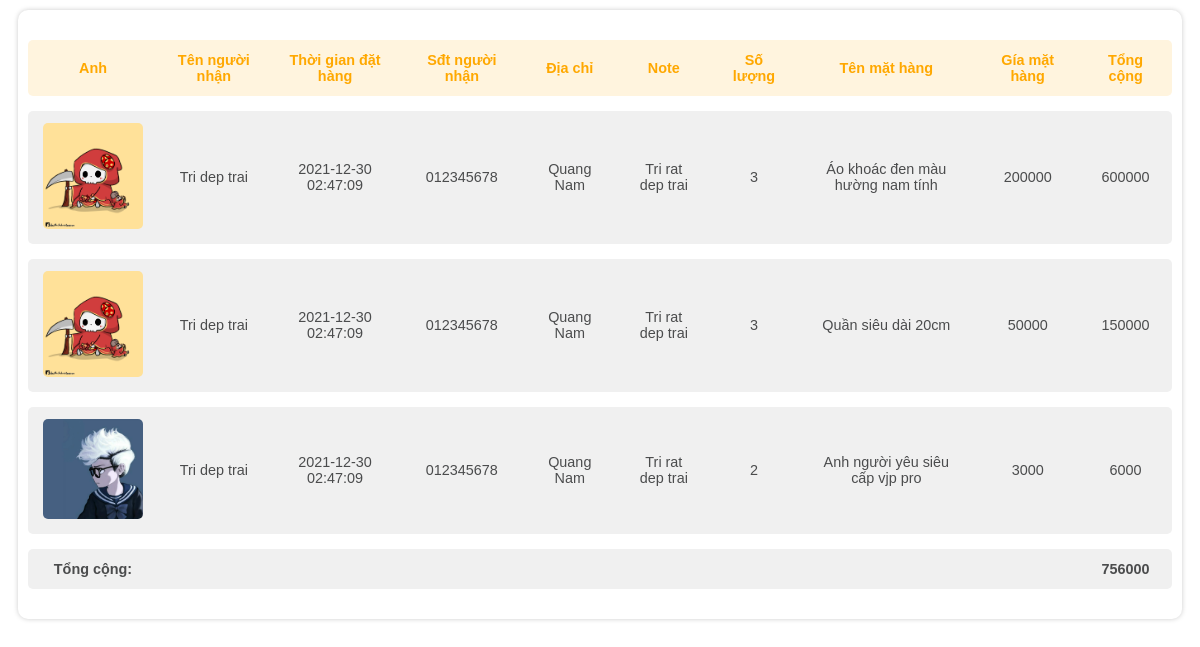
The app's page /Client/bill_detail_content.php?bill_detail=1, older data.
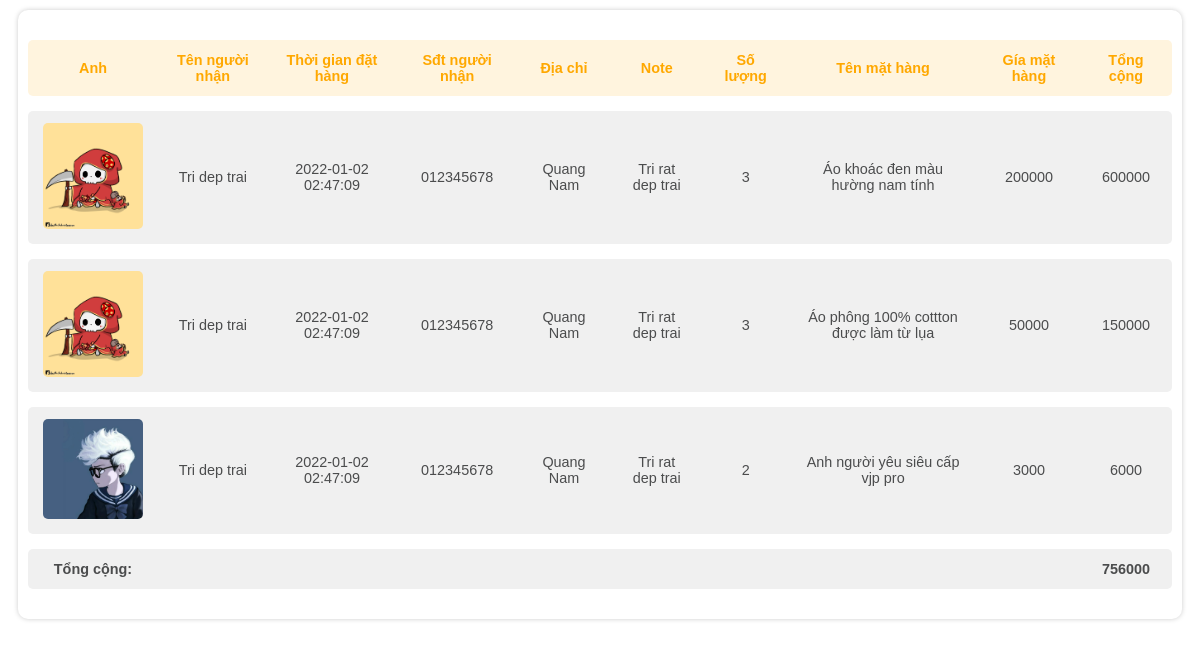
The same page, newer data.
### tables this page shows
CREATE TABLE `bill` (
  `id` int(11) NOT NULL,
  `customer_id` int(11) NOT NULL,
  `time_order` datetime NOT NULL DEFAULT CURRENT_TIMESTAMP,
  `recipient_name` varchar(20) NOT NULL,
  `customer_phone` varchar(20) NOT NULL,
  `customer_address` varchar(30) NOT NULL,
  `note` varchar(30) NOT NULL,
  `status` tinyint(4) NOT NULL
);

### Client/bill_detail_content.php (the view, shortened to what this page needs)
<!DOCTYPE html>
<html lang="en">
<head>
    <link rel="stylesheet" href="./css/main.css?v=2.3">
</head>
<body>
    <?php
    $id = $_GET['bill_detail'];
    $query = "SELECT * FROM bill as t1
            JOIN (
                SELECT bill_detail.*,product.name,product.image,product.cost,product.cost * bill_detail.quantity as total
                FROM bill_detail
                JOIN product
                ON bill_detail.product_id = product.id
            ) as t2
            ON t1.id = t2.bill_id
            WHERE id = $id";
    $result = mysqli_query($connect, $query);
    ?>
    <div class="content_container">
        <table class="styled-table">
            <thead>
                <tr>
                    <th>Anh</th>
                    <th>Tên người nhận</th>
                    <th>Thời gian đặt hàng</th>
                    <th>Sđt người nhận</th>
                    <th>Địa chỉ</th>
                    <th>Note</th>
                    <th>Số lượng</th>
                    <th>Tên mặt hàng</th>
                    <th>Gía mặt hàng</th>
                    <th>Tổng cộng</th>
                </tr>
            </thead>
            <tbody>
                <?php $total = 0;
                foreach ($result as $bill) { ?>
                    <tr>
                        <td><img src="../Admin/photos/<?php echo $bill['image'] ?>" width="100px" style="border-radius: 5px;"></td>
                        <td><?php echo $bill['recipient_name'] ?></td>
                        <td><?php echo $bill['time_order'] ?></td>
                        <td><?php echo $bill['customer_phone'] ?></td>
                        <td><?php echo $bill['customer_address'] ?></td>
                        <td><?php echo $bill['note'] ?></td>
                        <td><?php echo $bill['quantity'] ?></td>
                        <td><?php echo $bill['name'] ?></td>
                        <td><?php echo $bill['cost'] ?></td>
                        <td><?php echo $bill['total'] ?></td>
                        <?php $total += $bill['total']; ?>
                    </tr>
                <?php } ?>
                <tr>
                    <td>
                        <b>Tổng cộng:</b>
                    </td>
                    <td></td>
                    <td></td>
                    <td></td>
                    <td></td>
                    <td></td>
                    <td></td>
                    <td></td>
                    <td></td>
                    <td><b><?php echo $total; ?></b></td>
                </tr>
            </tbody>
        </table>
    </div>
</body>
</html>

### Client/css/main.css (style rules this page uses)
::placeholder { color: black; opacity: 0.3; font-weight: 600; }
.content_container { background-color: #fff; margin: 10px; padding: 10px; border-radius: 10px; box-shadow: 0px 0px 5px rgba(0, 0, 0, 0.205); }
.styled-table thead tr { background-color: #FFF4DE; color: #FFA800 !important; text-align: center; }
.styled-table th, .styled-table td { padding: 12px 15px; text-align: center; }
.styled-table td:first-child, .styled-table th:first-child { border-radius: 5px 0px 0px 5px; }
.styled-table td:last-child, .styled-table th:last-child { border-radius: 0 5px 5px 0; }
.styled-table tbody tr { background-color: #f0f0f0 !important; color: #4b4c4d; }
.styled-table tbody tr:nth-of-type(even) { background-color: #fff; }
.styled-table tbody tr:last-of-type { border-bottom: none; }
.styled-table { border-collapse:separate; border-spacing:0 15px; margin: 5px 0; font-size: 0.9em; font-family: sans-serif; min-width: 400px; width: 100%; }

Row changes from the older to the newer data that the page shows:
changed bill "Tri dep trai": time_order "2021-12-30 02:47:09" → "2022-01-02 02:47:09"; name "Quần siêu dài 20cm" → "Áo phông 100% cottton được làm từ lụa"
